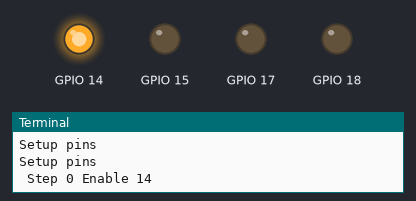
The program below on a simulated Raspberry Pi (BCM pin numbers). On the bench: output pins drawn as LEDs (lit = HIGH), the last lines printed to the terminal.

Above: at 0.2 s.
At 1.2 s:
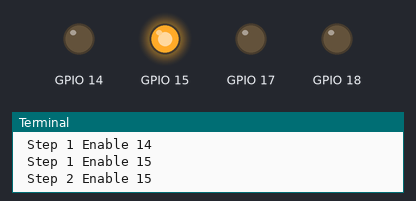
At 1.7 s:
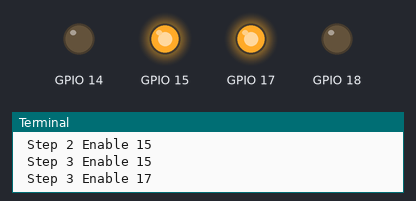
At 2.2 s:
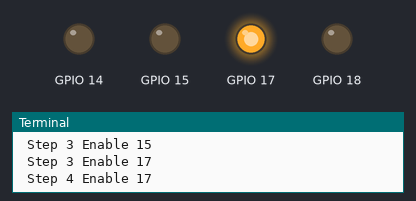
At 3.2 s:
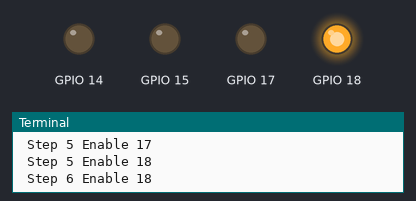
At 4.7 s:
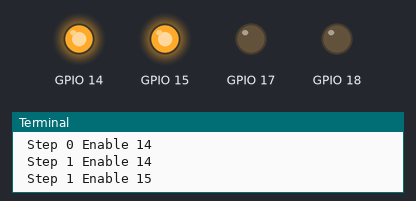
Timing chart, 0 to 5.2 s (numbered marks = the images above):
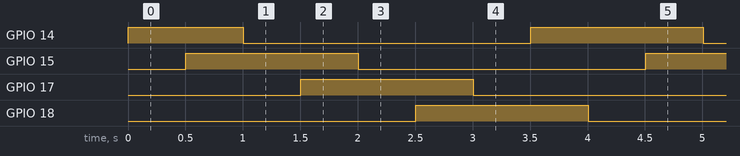

Measured:
- by itself, GPIO 14: repeats every 4.0 s: LOW 2.5 s, HIGH 1.5 s
- by itself, GPIO 15, GPIO 17, GPIO 18: alternates HIGH for 1.5 s and LOW for 2.5 s
- by itself, everything shown: repeats every 4.0 s, in 8 steps

The program:

stepper.py
```python
###########################################################
#
# Name		: stepper.py
# Author	: Rajesh Bhandari
# Date		: 20 March 2014
# Description	: test code for stepp motor demo
#
###########################################################

#!/usr/bin/env python

# Import GPIO library for Raspberry Pi
import RPi.GPIO as GPIO
import time

# Define GPIO signals to use
stepPins = []

# Define Full Step sequence
fullStepSeqLen = 4
fullStepSeq = []
fullStepSeq = range(0, fullStepSeqLen)
fullStepSeq[0] = [1,0,0,0]
fullStepSeq[1] = [0,1,0,0]
fullStepSeq[2] = [0,0,1,0]
fullStepSeq[3] = [0,0,0,1]

# Define Half Step sequence
halfStepSeqLen = 8
halfStepSeq = []
halfStepSeq = range(0, halfStepSeqLen)
halfStepSeq[0] = [1,0,0,0]
halfStepSeq[1] = [1,1,0,0]
halfStepSeq[2] = [0,1,0,0]
halfStepSeq[3] = [0,1,1,0]
halfStepSeq[4] = [0,0,1,0]
halfStepSeq[5] = [0,0,1,1]
halfStepSeq[6] = [0,0,0,1]
halfStepSeq[7] = [1,0,0,1]


class stepperMotor():
	def forward(self, delay=0.5, steps=None, Seq=halfStepSeq, SeqLen=halfStepSeqLen):
		# Start main loop
		StepCounter = 0
		while 1==1:
			# loop to set value of all 4 pins one by one
			for pin in range(0, 4):
				xpin = stepPins[pin]
				if Seq[StepCounter][pin]!=0:
					print " Step %i Enable %i" %(StepCounter,xpin)
					GPIO.output(xpin, True)
				else:
					GPIO.output(xpin, False)

			StepCounter += 1

			# If we reach the end of the sequence
			# start again
			if (StepCounter==SeqLen):
				StepCounter = 0
			if (StepCounter<0):
				StepCounter = SeqLen

			# Wait before moving on
			time.sleep(delay)


	def reverse(self, delay=0.5, steps=None, Seq=halfStepSeq, SeqLen=halfStepSeqLen):
		# Start main loop
		StepCounter = 0
		while 1==1:
			# loop to set value of all 4 pins one by one
			for pin in range(0, 4):
				xpin = stepPins[pin]
				if Seq[SeqLen-StepCounter-1][pin]!=0:
					print " Step %i Enable %i" %(StepCounter,xpin)
					GPIO.output(xpin, True)
				else:
					GPIO.output(xpin, False)

			StepCounter += 1

			# If we reach the end of the sequence
			# start again
			if (StepCounter==SeqLen):
				StepCounter = 0
			if (StepCounter<0):
				StepCounter = SeqLen

			# Wait before moving on
			time.sleep(delay)


def main():

	global stepPins

	# Use BCM GPIO references
	# instead of physical pin numbers
	GPIO.setmode(GPIO.BCM)

	# decide which GPIO pins to use
	stepPins = [14,15,17,18]

	# Set all pins as output
	for pin in stepPins:
		print "Setup pins"
		GPIO.setup(pin,GPIO.OUT)
		GPIO.output(pin, False)

	motor = stepperMotor()

	motor.forward()
#	motor.reverse()


if __name__ == "__main__":
    main()
```
